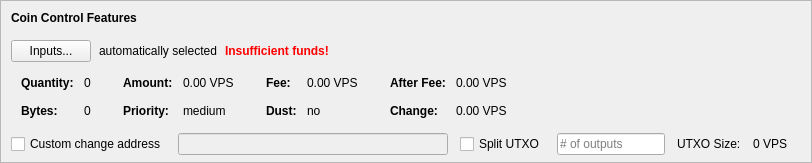
    <widget class="QFrame" name="frameCoinControl">
     <property name="sizePolicy">
      <sizepolicy hsizetype="Expanding" vsizetype="Expanding">
       <horstretch>0</horstretch>
       <verstretch>0</verstretch>
      </sizepolicy>
     </property>
     <property name="maximumSize">
      <size>
       <width>16777215</width>
       <height>16777215</height>
      </size>
     </property>
     <property name="frameShape">
      <enum>QFrame::StyledPanel</enum>
     </property>
     <property name="frameShadow">
      <enum>QFrame::Sunken</enum>
     </property>
     <layout class="QVBoxLayout" name="verticalLayoutCoinControl2">
      <property name="spacing">
       <number>0</number>
      </property>
      <property name="leftMargin">
       <number>0</number>
      </property>
      <property name="topMargin">
       <number>0</number>
      </property>
      <property name="rightMargin">
       <number>0</number>
      </property>
      <property name="bottomMargin">
       <number>6</number>
      </property>
      <item>
       <layout class="QVBoxLayout" name="verticalLayoutCoinControl" stretch="0,0,0,0,1">
        <property name="spacing">
         <number>0</number>
        </property>
        <property name="leftMargin">
         <number>10</number>
        </property>
        <property name="topMargin">
         <number>10</number>
        </property>
        <item>
         <layout class="QHBoxLayout" name="horizontalLayoutCoinControl1">
          <property name="bottomMargin">
           <number>15</number>
          </property>
          <item>
           <widget class="QLabel" name="labelCoinControlFeatures">
            <property name="sizePolicy">
             <sizepolicy hsizetype="Preferred" vsizetype="Maximum">
              <horstretch>0</horstretch>
              <verstretch>0</verstretch>
             </sizepolicy>
            </property>
            <property name="font">
             <font>
              <weight>75</weight>
              <bold>true</bold>
             </font>
            </property>
            <property name="styleSheet">
             <string notr="true">font-weight:bold;</string>
            </property>
            <property name="text">
             <string>Coin Control Features</string>
            </property>
           </widget>
          </item>
         </layout>
        </item>
        <item>
         <layout class="QHBoxLayout" name="horizontalLayoutCoinControl2" stretch="0,0,0,0">
          <property name="spacing">
           <number>8</number>
          </property>
          <property name="bottomMargin">
           <number>10</number>
          </property>
          <item>
           <widget class="QPushButton" name="pushButtonCoinControl">
            <property name="styleSheet">
             <string notr="true"/>
            </property>
            <property name="text">
             <string>Inputs...</string>
            </property>
            <property name="autoDefault">
             <bool>false</bool>
            </property>
           </widget>
          </item>
          <item>
           <widget class="QLabel" name="labelCoinControlAutomaticallySelected">
            <property name="text">
             <string>automatically selected</string>
            </property>
            <property name="margin">
             <number>5</number>
            </property>
           </widget>
          </item>
          <item>
           <widget class="QLabel" name="labelCoinControlInsuffFunds">
            <property name="font">
             <font>
              <weight>75</weight>
              <bold>true</bold>
             </font>
            </property>
            <property name="styleSheet">
             <string notr="true">color:red;font-weight:bold;</string>
            </property>
            <property name="text">
             <string>Insufficient funds!</string>
            </property>
            <property name="margin">
             <number>5</number>
            </property>
           </widget>
          </item>
          <item>
           <spacer name="horizontalSpacerCoinControl">
            <property name="orientation">
             <enum>Qt::Horizontal</enum>
            </property>
            <property name="sizeHint" stdset="0">
             <size>
              <width>40</width>
              <height>1</height>
             </size>
            </property>
           </spacer>
          </item>
         </layout>
        </item>
        <item>
         <widget class="QWidget" name="widgetCoinControl" native="true">
          <property name="sizePolicy">
           <sizepolicy hsizetype="Preferred" vsizetype="Preferred">
            <horstretch>0</horstretch>
            <verstretch>0</verstretch>
           </sizepolicy>
          </property>
          <property name="minimumSize">
           <size>
            <width>0</width>
            <height>0</height>
           </size>
          </property>
          <property name="styleSheet">
           <string notr="true"/>
          </property>
          <layout class="QHBoxLayout" name="horizontalLayoutCoinControl5">
           <property name="leftMargin">
            <number>0</number>
           </property>
           <property name="topMargin">
            <number>0</number>
           </property>
           <property name="rightMargin">
            <number>0</number>
           </property>
           <property name="bottomMargin">
            <number>0</number>
           </property>
           <item>
            <layout class="QHBoxLayout" name="horizontalLayoutCoinControl3" stretch="0,0,0,1">
             <property name="spacing">
              <number>20</number>
             </property>
             <property name="topMargin">
              <number>0</number>
             </property>
             <property name="bottomMargin">
              <number>10</number>
             </property>
             <item>
              <layout class="QFormLayout" name="formLayoutCoinControl1">
               <property name="horizontalSpacing">
                <number>10</number>
               </property>
               <property name="verticalSpacing">
                <number>14</number>
               </property>
               <property name="leftMargin">
                <number>10</number>
               </property>
               <property name="topMargin">
                <number>4</number>
               </property>
               <property name="rightMargin">
                <number>6</number>
               </property>
               <item row="0" column="0">
                <widget class="QLabel" name="labelCoinControlQuantityText">
                 <property name="font">
                  <font>
                   <weight>75</weight>
                   <bold>true</bold>
                  </font>
                 </property>
                 <property name="text">
                  <string>Quantity:</string>
                 </property>
                 <property name="margin">
                  <number>0</number>
                 </property>
                </widget>
               </item>
               <item row="0" column="1">
                <widget class="QLabel" name="labelCoinControlQuantity">
                 <property name="cursor">
                  <cursorShape>IBeamCursor</cursorShape>
                 </property>
                 <property name="contextMenuPolicy">
                  <enum>Qt::ActionsContextMenu</enum>
                 </property>
                 <property name="text">
                  <string notr="true">0</string>
                 </property>
                 <property name="margin">
                  <number>0</number>
                 </property>
                 <property name="textInteractionFlags">
                  <set>Qt::LinksAccessibleByMouse|Qt::TextSelectableByKeyboard|Qt::TextSelectableByMouse</set>
                 </property>
                </widget>
               </item>
               <item row="1" column="0">
                <widget class="QLabel" name="labelCoinControlBytesText">
                 <property name="font">
                  <font>
                   <weight>75</weight>
                   <bold>true</bold>
                  </font>
                 </property>
                 <property name="text">
                  <string>Bytes:</string>
                 </property>
                </widget>
               </item>
               <item row="1" column="1">
                <widget class="QLabel" name="labelCoinControlBytes">
                 <property name="cursor">
                  <cursorShape>IBeamCursor</cursorShape>
                 </property>
                 <property name="contextMenuPolicy">
                  <enum>Qt::ActionsContextMenu</enum>
                 </property>
                 <property name="text">
                  <string notr="true">0</string>
                 </property>
                 <property name="textInteractionFlags">
                  <set>Qt::LinksAccessibleByMouse|Qt::TextSelectableByKeyboard|Qt::TextSelectableByMouse</set>
                 </property>
                </widget>
               </item>
              </layout>
             </item>
             <item>
              <layout class="QFormLayout" name="formLayoutCoinControl2">
               <property name="horizontalSpacing">
                <number>10</number>
               </property>
               <property name="verticalSpacing">
                <number>14</number>
               </property>
               <property name="leftMargin">
                <number>6</number>
               </property>
               <property name="topMargin">
                <number>4</number>
               </property>
               <property name="rightMargin">
                <number>6</number>
               </property>
               <item row="0" column="0">
                <widget class="QLabel" name="labelCoinControlAmountText">
                 <property name="font">
                  <font>
                   <weight>75</weight>
                   <bold>true</bold>
                  </font>
                 </property>
                 <property name="text">
                  <string>Amount:</string>
                 </property>
                 <property name="margin">
                  <number>0</number>
                 </property>
                </widget>
               </item>
               <item row="0" column="1">
                <widget class="QLabel" name="labelCoinControlAmount">
                 <property name="cursor">
                  <cursorShape>IBeamCursor</cursorShape>
                 </property>
                 <property name="contextMenuPolicy">
                  <enum>Qt::ActionsContextMenu</enum>
                 </property>
                 <property name="text">
                  <string notr="true">0.00 VPS</string>
                 </property>
                 <property name="textInteractionFlags">
                  <set>Qt::LinksAccessibleByMouse|Qt::TextSelectableByKeyboard|Qt::TextSelectableByMouse</set>
                 </property>
                </widget>
               </item>
               <item row="1" column="0">
                <widget class="QLabel" name="labelCoinControlPriorityText">
                 <property name="font">
                  <font>
                   <weight>75</weight>
                   <bold>true</bold>
                  </font>
                 </property>
                 <property name="text">
                  <string>Priority:</string>
                 </property>
                </widget>
               </item>
               <item row="1" column="1">
                <widget class="QLabel" name="labelCoinControlPriority">
                 <property name="cursor">
                  <cursorShape>IBeamCursor</cursorShape>
                 </property>
                 <property name="contextMenuPolicy">
                  <enum>Qt::ActionsContextMenu</enum>
                 </property>
                 <property name="text">
                  <string>medium</string>
                 </property>
                 <property name="textInteractionFlags">
                  <set>Qt::LinksAccessibleByMouse|Qt::TextSelectableByKeyboard|Qt::TextSelectableByMouse</set>
                 </property>
                </widget>
               </item>
              </layout>
             </item>
             <item>
              <layout class="QFormLayout" name="formLayoutCoinControl3">
               <property name="horizontalSpacing">
                <number>10</number>
               </property>
               <property name="verticalSpacing">
                <number>14</number>
               </property>
               <property name="leftMargin">
                <number>6</number>
               </property>
               <property name="topMargin">
                <number>4</number>
               </property>
               <property name="rightMargin">
                <number>6</number>
               </property>
               <item row="0" column="0">
                <widget class="QLabel" name="labelCoinControlFeeText">
                 <property name="font">
                  <font>
                   <weight>75</weight>
                   <bold>true</bold>
                  </font>
                 </property>
                 <property name="text">
                  <string>Fee:</string>
                 </property>
                 <property name="margin">
                  <number>0</number>
                 </property>
                </widget>
               </item>
               <item row="0" column="1">
                <widget class="QLabel" name="labelCoinControlFee">
                 <property name="cursor">
                  <cursorShape>IBeamCursor</cursorShape>
                 </property>
                 <property name="contextMenuPolicy">
                  <enum>Qt::ActionsContextMenu</enum>
                 </property>
                 <property name="text">
                  <string notr="true">0.00 VPS</string>
                 </property>
                 <property name="textInteractionFlags">
                  <set>Qt::LinksAccessibleByMouse|Qt::TextSelectableByKeyboard|Qt::TextSelectableByMouse</set>
                 </property>
                </widget>
               </item>
               <item row="1" column="0">
                <widget class="QLabel" name="labelCoinControlLowOutputText">
                 <property name="font">
                  <font>
                   <weight>75</weight>
                   <bold>true</bold>
                  </font>
                 </property>
                 <property name="text">
                  <string>Dust:</string>
                 </property>
                </widget>
               </item>
               <item row="1" column="1">
                <widget class="QLabel" name="labelCoinControlLowOutput">
                 <property name="cursor">
                  <cursorShape>IBeamCursor</cursorShape>
                 </property>
                 <property name="contextMenuPolicy">
                  <enum>Qt::ActionsContextMenu</enum>
                 </property>
                 <property name="text">
                  <string>no</string>
                 </property>
                 <property name="textInteractionFlags">
                  <set>Qt::LinksAccessibleByMouse|Qt::TextSelectableByKeyboard|Qt::TextSelectableByMouse</set>
                 </property>
                </widget>
               </item>
              </layout>
             </item>
             <item>
              <layout class="QFormLayout" name="formLayoutCoinControl4">
               <property name="horizontalSpacing">
                <number>10</number>
               </property>
               <property name="verticalSpacing">
                <number>14</number>
               </property>
               <property name="leftMargin">
                <number>6</number>
               </property>
               <property name="topMargin">
                <number>4</number>
               </property>
               <property name="rightMargin">
                <number>6</number>
               </property>
               <item row="0" column="0">
                <widget class="QLabel" name="labelCoinControlAfterFeeText">
                 <property name="font">
                  <font>
                   <weight>75</weight>
                   <bold>true</bold>
                  </font>
                 </property>
                 <property name="text">
                  <string>After Fee:</string>
                 </property>
                 <property name="margin">
                  <number>0</number>
                 </property>
                </widget>
               </item>
               <item row="0" column="1">
                <widget class="QLabel" name="labelCoinControlAfterFee">
                 <property name="cursor">
                  <cursorShape>IBeamCursor</cursorShape>
                 </property>
                 <property name="contextMenuPolicy">
                  <enum>Qt::ActionsContextMenu</enum>
                 </property>
                 <property name="text">
                  <string notr="true">0.00 VPS</string>
                 </property>
                 <property name="textInteractionFlags">
                  <set>Qt::LinksAccessibleByMouse|Qt::TextSelectableByKeyboard|Qt::TextSelectableByMouse</set>
                 </property>
                </widget>
               </item>
               <item row="1" column="0">
                <widget class="QLabel" name="labelCoinControlChangeText">
                 <property name="font">
                  <font>
                   <weight>75</weight>
                   <bold>true</bold>
                  </font>
                 </property>
                 <property name="text">
                  <string>Change:</string>
                 </property>
                </widget>
               </item>
               <item row="1" column="1">
                <widget class="QLabel" name="labelCoinControlChange">
                 <property name="cursor">
                  <cursorShape>IBeamCursor</cursorShape>
                 </property>
                 <property name="contextMenuPolicy">
                  <enum>Qt::ActionsContextMenu</enum>
                 </property>
                 <property name="text">
                  <string notr="true">0.00 VPS</string>
                 </property>
                 <property name="textInteractionFlags">
                  <set>Qt::LinksAccessibleByMouse|Qt::TextSelectableByKeyboard|Qt::TextSelectableByMouse</set>
                 </property>
                </widget>
               </item>
              </layout>
             </item>
            </layout>
           </item>
          </layout>
         </widget>
        </item>
        <item>
         <layout class="QHBoxLayout" name="horizontalLayoutCoinControl4" stretch="0,0,0,0,0,0,0">
          <property name="spacing">
           <number>12</number>
          </property>
          <property name="sizeConstraint">
           <enum>QLayout::SetDefaultConstraint</enum>
          </property>
          <property name="topMargin">
           <number>5</number>
          </property>
          <property name="rightMargin">
           <number>5</number>
          </property>
          <item>
           <widget class="QCheckBox" name="checkBoxCoinControlChange">
            <property name="toolTip">
             <string>If this is activated, but the change address is empty or invalid, change will be sent to a newly generated address.</string>
            </property>
            <property name="text">
             <string>Custom change address</string>
            </property>
           </widget>
          </item>
          <item>
           <widget class="QValidatedLineEdit" name="lineEditCoinControlChange">
            <property name="enabled">
             <bool>false</bool>
            </property>
            <property name="sizePolicy">
             <sizepolicy hsizetype="Expanding" vsizetype="Fixed">
              <horstretch>0</horstretch>
              <verstretch>0</verstretch>
             </sizepolicy>
            </property>
           </widget>
          </item>
          <item>
           <widget class="QCheckBox" name="splitBlockCheckBox">
            <property name="text">
             <string>Split UTXO</string>
            </property>
           </widget>
          </item>
          <item>
           <widget class="QLineEdit" name="splitBlockLineEdit">
            <property name="sizePolicy">
             <sizepolicy hsizetype="Fixed" vsizetype="Fixed">
              <horstretch>50</horstretch>
              <verstretch>0</verstretch>
             </sizepolicy>
            </property>
            <property name="placeholderText">
             <string># of outputs</string>
            </property>
           </widget>
          </item>
          <item>
           <widget class="QLabel" name="labelBlockSizeText">
            <property name="text">
             <string>UTXO Size:</string>
            </property>
           </widget>
          </item>
          <item>
           <widget class="QLabel" name="labelBlockSize">
            <property name="text">
             <string>0 VPS</string>
            </property>
           </widget>
          </item>
          <item>
           <widget class="QLabel" name="labelCoinControlChangeLabel">
            <property name="sizePolicy">
             <sizepolicy hsizetype="Preferred" vsizetype="Expanding">
              <horstretch>0</horstretch>
              <verstretch>0</verstretch>
             </sizepolicy>
            </property>
            <property name="minimumSize">
             <size>
              <width>0</width>
              <height>0</height>
             </size>
            </property>
            <property name="text">
             <string/>
            </property>
            <property name="margin">
             <number>3</number>
            </property>
           </widget>
          </item>
         </layout>
        </item>
        <item>
         <spacer name="verticalSpacerCoinControl">
          <property name="orientation">
           <enum>Qt::Vertical</enum>
          </property>
          <property name="sizeHint" stdset="0">
           <size>
            <width>800</width>
            <height>1</height>
           </size>
          </property>
         </spacer>
        </item>
       </layout>
      </item>
     </layout>
    </widget>
